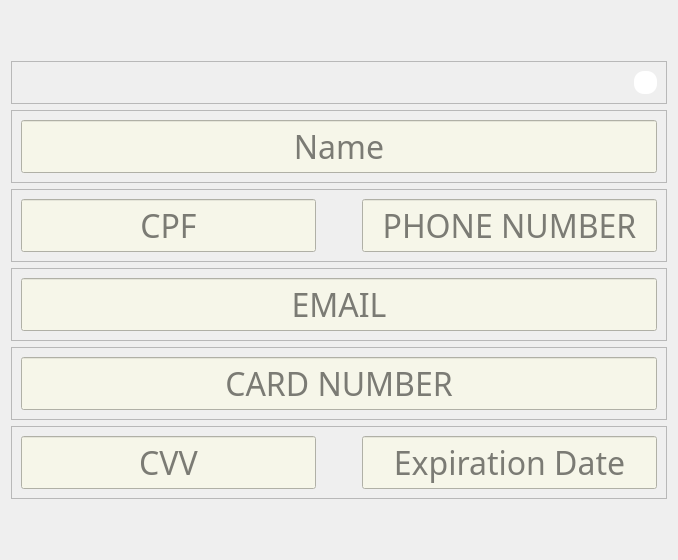
             <widget class="QWidget" name="rmcr_cb_1">
              <layout class="QVBoxLayout" name="verticalLayout_7">
               <item>
                <spacer name="verticalSpacer_3">
                 <property name="orientation">
                  <enum>Qt::Vertical</enum>
                 </property>
                 <property name="sizeType">
                  <enum>QSizePolicy::Maximum</enum>
                 </property>
                 <property name="sizeHint" stdset="0">
                  <size>
                   <width>20</width>
                   <height>50</height>
                  </size>
                 </property>
                </spacer>
               </item>
               <item>
                <widget class="QFrame" name="rmcr_w_2">
                 <property name="maximumSize">
                  <size>
                   <width>16777215</width>
                   <height>50</height>
                  </size>
                 </property>
                 <property name="frameShape">
                  <enum>QFrame::StyledPanel</enum>
                 </property>
                 <property name="frameShadow">
                  <enum>QFrame::Raised</enum>
                 </property>
                 <layout class="QHBoxLayout" name="horizontalLayout_51">
                  <item>
                   <spacer name="horizontalSpacer_48">
                    <property name="orientation">
                     <enum>Qt::Horizontal</enum>
                    </property>
                    <property name="sizeHint" stdset="0">
                     <size>
                      <width>558</width>
                      <height>20</height>
                     </size>
                    </property>
                   </spacer>
                  </item>
                  <item>
                   <widget class="QFrame" name="rmcr_w_f1">
                    <property name="sizePolicy">
                     <sizepolicy hsizetype="Maximum" vsizetype="Maximum">
                      <horstretch>0</horstretch>
                      <verstretch>0</verstretch>
                     </sizepolicy>
                    </property>
                    <property name="minimumSize">
                     <size>
                      <width>23</width>
                      <height>23</height>
                     </size>
                    </property>
                    <property name="styleSheet">
                     <string notr="true">border-image: url(:/img/Interface_files/qestion.png) 0 0 0 0 sketch sketch;
background-color: rgb(255, 255, 255);
border-radius: 10px;</string>
                    </property>
                    <property name="frameShape">
                     <enum>QFrame::StyledPanel</enum>
                    </property>
                    <property name="frameShadow">
                     <enum>QFrame::Raised</enum>
                    </property>
                   </widget>
                  </item>
                 </layout>
                </widget>
               </item>
               <item>
                <widget class="QFrame" name="rmcr_cb_1_f1">
                 <property name="frameShape">
                  <enum>QFrame::StyledPanel</enum>
                 </property>
                 <property name="frameShadow">
                  <enum>QFrame::Raised</enum>
                 </property>
                 <layout class="QHBoxLayout" name="horizontalLayout_10">
                  <item>
                   <widget class="QLineEdit" name="rmcr_cb_1_f1_name">
                    <property name="font">
                     <font>
                      <family>Voga </family>
                      <pointsize>24</pointsize>
                      <italic>false</italic>
                      <bold>false</bold>
                     </font>
                    </property>
                    <property name="styleSheet">
                     <string notr="true">QLineEdit:focus, QLineEdit:hover
{
	
	background-color: rgb(255, 219, 187);
}
QLineEdit
{
	font: 24pt &quot;Voga &quot;;
	background-color: rgb(246, 246, 233);
}</string>
                    </property>
                    <property name="inputMask">
                     <string/>
                    </property>
                    <property name="text">
                     <string/>
                    </property>
                    <property name="alignment">
                     <set>Qt::AlignCenter</set>
                    </property>
                    <property name="placeholderText">
                     <string>Name</string>
                    </property>
                   </widget>
                  </item>
                 </layout>
                </widget>
               </item>
               <item>
                <widget class="QFrame" name="rmcr_cb_1_f2">
                 <property name="frameShape">
                  <enum>QFrame::StyledPanel</enum>
                 </property>
                 <property name="frameShadow">
                  <enum>QFrame::Raised</enum>
                 </property>
                 <layout class="QHBoxLayout" name="horizontalLayout_11">
                  <item>
                   <widget class="QLineEdit" name="rmcr_cb_1_f2_cpf">
                    <property name="sizePolicy">
                     <sizepolicy hsizetype="Minimum" vsizetype="Fixed">
                      <horstretch>0</horstretch>
                      <verstretch>0</verstretch>
                     </sizepolicy>
                    </property>
                    <property name="minimumSize">
                     <size>
                      <width>200</width>
                      <height>0</height>
                     </size>
                    </property>
                    <property name="font">
                     <font>
                      <family>Voga </family>
                      <pointsize>24</pointsize>
                      <italic>false</italic>
                      <bold>false</bold>
                     </font>
                    </property>
                    <property name="styleSheet">
                     <string notr="true">QLineEdit:focus, QLineEdit:hover
{
	
	background-color: rgb(255, 219, 187);
}
QLineEdit
{
	font: 24pt &quot;Voga &quot;;
	background-color: rgb(246, 246, 233);
}</string>
                    </property>
                    <property name="inputMask">
                     <string/>
                    </property>
                    <property name="text">
                     <string/>
                    </property>
                    <property name="alignment">
                     <set>Qt::AlignCenter</set>
                    </property>
                    <property name="placeholderText">
                     <string>CPF</string>
                    </property>
                   </widget>
                  </item>
                  <item>
                   <spacer name="horizontalSpacer_4">
                    <property name="orientation">
                     <enum>Qt::Horizontal</enum>
                    </property>
                    <property name="sizeType">
                     <enum>QSizePolicy::Minimum</enum>
                    </property>
                    <property name="sizeHint" stdset="0">
                     <size>
                      <width>40</width>
                      <height>20</height>
                     </size>
                    </property>
                   </spacer>
                  </item>
                  <item>
                   <widget class="QLineEdit" name="rmcr_cb_1_f2_phone">
                    <property name="sizePolicy">
                     <sizepolicy hsizetype="Minimum" vsizetype="Fixed">
                      <horstretch>0</horstretch>
                      <verstretch>0</verstretch>
                     </sizepolicy>
                    </property>
                    <property name="minimumSize">
                     <size>
                      <width>200</width>
                      <height>0</height>
                     </size>
                    </property>
                    <property name="font">
                     <font>
                      <family>Voga </family>
                      <pointsize>24</pointsize>
                      <italic>false</italic>
                      <bold>false</bold>
                     </font>
                    </property>
                    <property name="styleSheet">
                     <string notr="true">QLineEdit:focus, QLineEdit:hover
{
	
	background-color: rgb(255, 219, 187);
}
QLineEdit
{
	font: 24pt &quot;Voga &quot;;
	background-color: rgb(246, 246, 233);
}</string>
                    </property>
                    <property name="inputMask">
                     <string/>
                    </property>
                    <property name="text">
                     <string/>
                    </property>
                    <property name="alignment">
                     <set>Qt::AlignCenter</set>
                    </property>
                    <property name="placeholderText">
                     <string>PHONE NUMBER</string>
                    </property>
                   </widget>
                  </item>
                 </layout>
                </widget>
               </item>
               <item>
                <widget class="QFrame" name="rmcr_cb_1_f3">
                 <property name="frameShape">
                  <enum>QFrame::StyledPanel</enum>
                 </property>
                 <property name="frameShadow">
                  <enum>QFrame::Raised</enum>
                 </property>
                 <layout class="QHBoxLayout" name="horizontalLayout_12">
                  <item>
                   <widget class="QLineEdit" name="rmcr_cb_1_f3_email">
                    <property name="font">
                     <font>
                      <family>Voga </family>
                      <pointsize>24</pointsize>
                      <italic>false</italic>
                      <bold>false</bold>
                     </font>
                    </property>
                    <property name="styleSheet">
                     <string notr="true">QLineEdit:focus, QLineEdit:hover
{
	
	background-color: rgb(255, 219, 187);
}
QLineEdit
{
 	font: 24pt &quot;Voga &quot;;
	background-color: rgb(246, 246, 233);
}</string>
                    </property>
                    <property name="inputMask">
                     <string/>
                    </property>
                    <property name="text">
                     <string/>
                    </property>
                    <property name="alignment">
                     <set>Qt::AlignCenter</set>
                    </property>
                    <property name="placeholderText">
                     <string>EMAIL</string>
                    </property>
                   </widget>
                  </item>
                 </layout>
                </widget>
               </item>
               <item>
                <widget class="QFrame" name="rmcr_cb_1_f4">
                 <property name="frameShape">
                  <enum>QFrame::StyledPanel</enum>
                 </property>
                 <property name="frameShadow">
                  <enum>QFrame::Raised</enum>
                 </property>
                 <layout class="QHBoxLayout" name="horizontalLayout_13">
                  <item>
                   <widget class="QLineEdit" name="rmcr_cb_1_f4_card">
                    <property name="font">
                     <font>
                      <family>Voga </family>
                      <pointsize>24</pointsize>
                      <italic>false</italic>
                      <bold>false</bold>
                     </font>
                    </property>
                    <property name="styleSheet">
                     <string notr="true">QLineEdit:focus, QLineEdit:hover
{
	
	background-color: rgb(255, 219, 187);
}
QLineEdit
{
	font: 24pt &quot;Voga &quot;;
	background-color: rgb(246, 246, 233);
}</string>
                    </property>
                    <property name="inputMask">
                     <string/>
                    </property>
                    <property name="text">
                     <string/>
                    </property>
                    <property name="alignment">
                     <set>Qt::AlignCenter</set>
                    </property>
                    <property name="placeholderText">
                     <string>CARD NUMBER</string>
                    </property>
                   </widget>
                  </item>
                 </layout>
                </widget>
               </item>
               <item>
                <widget class="QFrame" name="rmcr_cb_1_f5">
                 <property name="frameShape">
                  <enum>QFrame::StyledPanel</enum>
                 </property>
                 <property name="frameShadow">
                  <enum>QFrame::Raised</enum>
                 </property>
                 <layout class="QHBoxLayout" name="horizontalLayout_14">
                  <item>
                   <widget class="QLineEdit" name="rmcr_cb_1_f5_cvv">
                    <property name="sizePolicy">
                     <sizepolicy hsizetype="Minimum" vsizetype="Fixed">
                      <horstretch>0</horstretch>
                      <verstretch>0</verstretch>
                     </sizepolicy>
                    </property>
                    <property name="minimumSize">
                     <size>
                      <width>200</width>
                      <height>0</height>
                     </size>
                    </property>
                    <property name="font">
                     <font>
                      <family>Voga </family>
                      <pointsize>24</pointsize>
                      <italic>false</italic>
                      <bold>false</bold>
                     </font>
                    </property>
                    <property name="styleSheet">
                     <string notr="true">QLineEdit:focus, QLineEdit:hover
{
	
	background-color: rgb(255, 219, 187);
}
QLineEdit
{
	font: 24pt &quot;Voga &quot;;
	background-color: rgb(246, 246, 233);
}</string>
                    </property>
                    <property name="inputMask">
                     <string/>
                    </property>
                    <property name="text">
                     <string/>
                    </property>
                    <property name="alignment">
                     <set>Qt::AlignCenter</set>
                    </property>
                    <property name="placeholderText">
                     <string>CVV</string>
                    </property>
                   </widget>
                  </item>
                  <item>
                   <spacer name="horizontalSpacer_5">
                    <property name="orientation">
                     <enum>Qt::Horizontal</enum>
                    </property>
                    <property name="sizeType">
                     <enum>QSizePolicy::Minimum</enum>
                    </property>
                    <property name="sizeHint" stdset="0">
                     <size>
                      <width>40</width>
                      <height>20</height>
                     </size>
                    </property>
                   </spacer>
                  </item>
                  <item>
                   <widget class="QLineEdit" name="rmcr_cb_1_f5_date">
                    <property name="sizePolicy">
                     <sizepolicy hsizetype="Minimum" vsizetype="Fixed">
                      <horstretch>0</horstretch>
                      <verstretch>0</verstretch>
                     </sizepolicy>
                    </property>
                    <property name="minimumSize">
                     <size>
                      <width>200</width>
                      <height>0</height>
                     </size>
                    </property>
                    <property name="font">
                     <font>
                      <family>Voga </family>
                      <pointsize>24</pointsize>
                      <italic>false</italic>
                      <bold>false</bold>
                     </font>
                    </property>
                    <property name="styleSheet">
                     <string notr="true">QLineEdit:focus, QLineEdit:hover
{
	
	background-color: rgb(255, 219, 187);
}
QLineEdit
{
	font: 24pt &quot;Voga &quot;;
	background-color: rgb(246, 246, 233);
}</string>
                    </property>
                    <property name="inputMask">
                     <string/>
                    </property>
                    <property name="text">
                     <string/>
                    </property>
                    <property name="alignment">
                     <set>Qt::AlignCenter</set>
                    </property>
                    <property name="placeholderText">
                     <string>Expiration Date</string>
                    </property>
                   </widget>
                  </item>
                 </layout>
                </widget>
               </item>
               <item>
                <spacer name="verticalSpacer_4">
                 <property name="orientation">
                  <enum>Qt::Vertical</enum>
                 </property>
                 <property name="sizeType">
                  <enum>QSizePolicy::Maximum</enum>
                 </property>
                 <property name="sizeHint" stdset="0">
                  <size>
                   <width>20</width>
                   <height>50</height>
                  </size>
                 </property>
                </spacer>
               </item>
              </layout>
             </widget>
